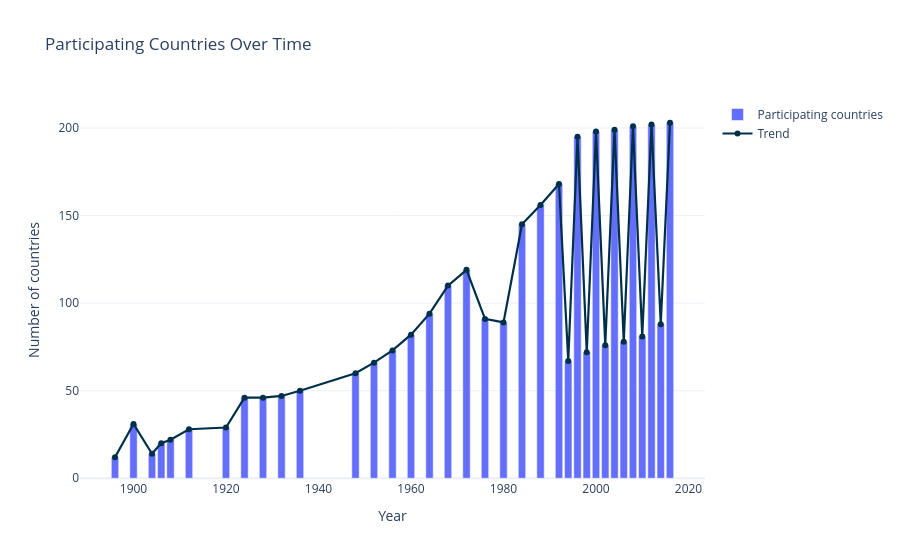

Write notebook code for a chart like this one.
### Markdown cell above
### 2.2 Participating countries

### Code cell
countries_by_year = (
    olympics.groupby("year")["country"]
    .apply(lambda x: sorted(set(x.dropna().astype(str))))
    .reset_index(name="country_list")
)

seen_countries = set()
new_counts = []
new_country_lists = []

for countries in countries_by_year["country_list"]:
    current = set(countries)
    new_countries = sorted(current - seen_countries)

    new_counts.append(len(new_countries))
    new_country_lists.append(", ".join(new_countries) if new_countries else "None")

    seen_countries.update(current)

countries_by_year["countries"] = countries_by_year["country_list"].apply(len)
countries_by_year["new_countries_count"] = new_counts
countries_by_year["new_countries"] = new_country_lists

fig = go.Figure()

fig.add_trace(
    go.Bar(
        x=countries_by_year["year"],
        y=countries_by_year["countries"],
        name="Participating countries",
        customdata=countries_by_year[["new_countries_count", "new_countries"]],
        hovertemplate=(
            "<b>Year:</b> %{x}<br>"
            "<b>Total countries:</b> %{y}<br>"
            "<b>New countries added:</b> %{customdata[0]}<br>"
            "<b>Which ones:</b> %{customdata[1]}<extra></extra>"
        ),
    )
)

fig.add_trace(
    go.Scatter(
        x=countries_by_year["year"],
        y=countries_by_year["countries"],
        mode="lines+markers",
        name="Trend",
        line=dict(color="#003049", width=2.2),
        marker=dict(size=6),
        hoverinfo="skip",
    )
)

fig.update_layout(
    title="Participating Countries Over Time",
    xaxis_title="Year",
    yaxis_title="Number of countries",
    template="plotly_white",
    hoverlabel=dict(align="left"),
)

fig.show()

### Figure 1 — Plotly figure (JSON) as saved in the notebook; plotly's stock layout.template omitted (floating-point values rounded to 4 significant figures)
{"data": [{"customdata": [[12, "Australia, Austria, Denmark, France, Germany, Greece, Hungary, Italy, Sweden, Switzerland, UK, USA"], [19, "Argentina, Belgium, Brazil, Canada, Colombia, Cuba, Czech Republic, Haiti, India, Iran, Luxembourg, Mexico, Netherlands, New Zealand, Norway, Peru, Romania, Russia, Spain"], [1, "South Africa"], [3, "Egypt, Finland, Turkey"], [1, "Iceland"], [5, "Chile, Japan, Poland, Portugal, Serbia"], [2, "Estonia, Monaco"], [8, "Bulgaria, Ecuador, Ireland, Latvia, Lithuania, Nepal, Philippines, Uruguay"], [3, "Malta, Panama, Zimbabwe"], [4, "China, El Salvador, Guatemala, Venezuela"], [5, "Afghanistan, Bermuda, Boliva, Costa Rica, Liechtenstein"], [11, "Guyana, Iraq, Jamaica, Lebanon, Myanmar, Pakistan, Puerto Rico, South Korea, Sri Lanka, Syria, Trinidad"], [8, "Bahamas, Curacao, Ghana, Indonesia, Israel, Nigeria, Thailand, Vietnam"], [8, "Cambodia, Ethiopia, Fiji, Kenya, Liberia, Malaysia, Taiwan, Uganda"], [4, "Morocco, San Marino, Sudan, Tunisia"], [14, "Algeria, Cameroon, Chad, Dominican Republic, Ivory Coast, Madagascar, Mali, Mongolia, Niger, North Korea, Republic of Congo, Senegal, Tanzania, Zambia"], [13, "Barbados, Belize, Central African Republic, Democratic Republic of the Congo, Guinea, Honduras, Kuwait, Libya, Nicaragua, Paraguay, Sierra Leone, Suriname, Virgin Islands, US"], [10, "Albania, Benin, Burkina Faso, Gabon, Lesotho, Malawi, Saudi Arabia, Somalia, Swaziland, Togo"], [4, "Andorra, Antigua, Cayman Islands, Papua New Guinea"], [7, "Angola, Botswana, Cyprus, Jordan, Laos, Mozambique, Seychelles"], [18, "Bahrain, Bangladesh, Bhutan, Djibouti, Equatorial Guinea, Gambia, Grenada, Mauritania, Mauritius, Oman, Qatar, Rwanda, Samoa, Solomon Islands, Tonga, United Arab Emirates, Virgin Islands, British, Yemen"], [7, "American Samoa, Aruba, Cook Islands, Guam, Maldives, Saint Vincent, Vanuatu"], [5, "Bosnia and Herzegovina, Croatia, Individual Olympic Athletes, Namibia, Slovenia"], [9, "Armenia, Belarus, Georgia, Kazakhstan, Kyrgyzstan, Moldova, Slovakia, Ukraine, Uzbekistan"], [15, "Azerbaijan, Brunei, Burundi, Cape Verde, Comoros, Dominica, Guinea-Bissau, Macedonia, Nauru, Palestine, Saint Kitts, Saint Lucia, Sao Tome and Principe, Tajikistan, Turkmenistan"], [0, "None"], [3, "Eritrea, Micronesia, Palau"], [0, "None"], [2, "Kiribati, Timor-Leste"], [0, "None"], [2, "Marshall Islands, Montenegro"], [0, "None"], [0, "None"], [0, "None"], [2, "Kosovo, South Sudan"]], "hovertemplate": "<b>Year:</b> %{x}<br><b>Total countries:</b> %{y}<br><b>New countries added:</b> %{customdata[0]}<br><b>Which ones:</b> %{customdata[1]}<extra></extra>", "name": "Participating countries", "type": "bar", "x": [1896, 1900, 1904, 1906, 1908, 1912, 1920, 1924, 1928, 1932, 1936, 1948, 1952, 1956, 1960, 1964, 1968, 1972, 1976, 1980, 1984, 1988, 1992, 1994, 1996, 1998, 2000, 2002, 2004, 2006, 2008, 2010, 2012, 2014, 2016], "y": [12, 31, 14, 20, 22, 28, 29, 46, 46, 47, 50, 60, 66, 73, 82, 94, 110, 119, 91, 89, 145, 156, 168, 67, 195, 72, 198, 76, 199, 78, 201, 81, 202, 88, 203]}, {"hoverinfo": "skip", "line": {"color": "#003049", "width": 2.2}, "marker": {"size": 6}, "mode": "lines+markers", "name": "Trend", "type": "scatter", "x": [1896, 1900, 1904, 1906, 1908, 1912, 1920, 1924, 1928, 1932, 1936, 1948, 1952, 1956, 1960, 1964, 1968, 1972, 1976, 1980, 1984, 1988, 1992, 1994, 1996, 1998, 2000, 2002, 2004, 2006, 2008, 2010, 2012, 2014, 2016], "y": [12, 31, 14, 20, 22, 28, 29, 46, 46, 47, 50, 60, 66, 73, 82, 94, 110, 119, 91, 89, 145, 156, 168, 67, 195, 72, 198, 76, 199, 78, 201, 81, 202, 88, 203]}], "layout": {"hoverlabel": {"align": "left"}, "title": {"text": "Participating Countries Over Time"}, "xaxis": {"title": {"text": "Year"}}, "yaxis": {"title": {"text": "Number of countries"}}}}
